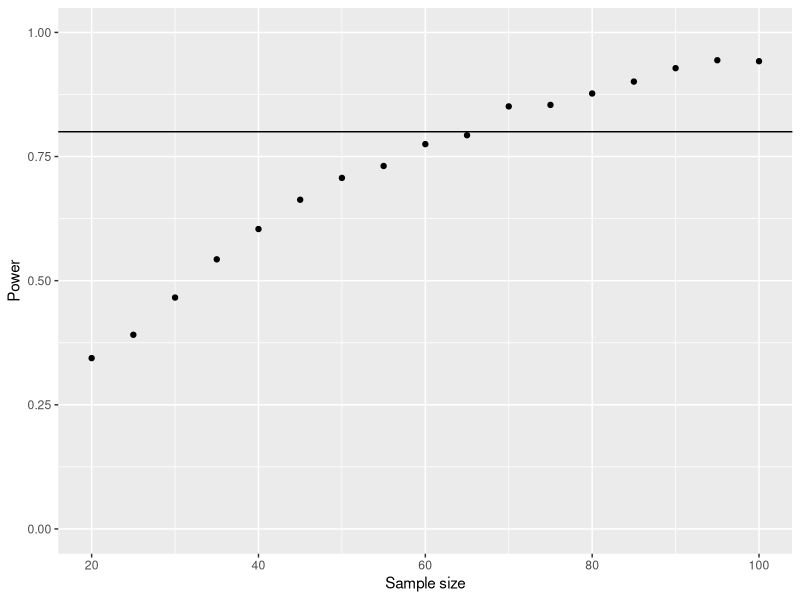

Generate this figure with R:
library(ggplot2)
library(parallel)

#########################################
###  Function to calculate power for a t test
###
###  Create a function to simulate two normal populations n times,
###  run a t test, and return the estimated power for that combination
###  of parameters.
###  Arguments:  sample size, number of repetitions, mean of first population
###              mean of second population, and common standard deviation
###  Return:     estimated power for the generated sample and criteria
###

t.power.sim = function(n, n.reps=1000, mean.1=0.0, mean.2=2.5, sd.common=1.0) {
  p.vals = rep(0,n.reps)

  for (i in 1:n.reps) {
    group.1 = rnorm(n=n, mean=mean.1, sd=sd.common)
    group.2 = rnorm(n=n, mean=mean.2, sd=sd.common)
    p.vals[i] = t.test(group.1, group.2)$p.value
  }
  power = sum(p.vals < .05)/n.reps
  return(power)
}

###  Ilustrate usage simulating multiple sample sizes

#  Zero the list of estimated powers
power.array <- NULL

set.seed(42)

#  Create a vector of sample sizes for which we want to estimate the power
sample.sizes <- seq.int(20, 100, 5)

#  Use lapply the t.power.sim function for each value in sample.sizes
power.list <- mclapply(sample.sizes, FUN=t.power.sim,
                     n.reps=1000, mean.1=0.0, mean.2=2.5, sd.common=5.0)

#  Join power.list and sample.sizes into a data frame
power.dat <- data.frame(n=sample.sizes, power=unlist(power.list))

#  Print the values in a table
writeLines(c(
"\n\n",
"Table of values from the power calculation using mclapply",
"=============================================================",
capture.output(print(power.dat)),
"=============================================================\n\n"),
"test.out", sep="\n")

#  It is quite common to plot the power against the sample size
#  Power >= .80 is usually considered 'good'
pdf("power.pdf", height=4, width=4)
power.graph = ggplot(power.dat, aes(x=n, y=power)) + geom_point()
power.graph = power.graph + scale_x_continuous("Sample size", limits=c(20,100))
power.graph = power.graph + scale_y_continuous("Power", limits=c(0,1))
power.graph = power.graph + geom_hline(yintercept=0.8, linetype="solid")
power.graph
dev.off()

